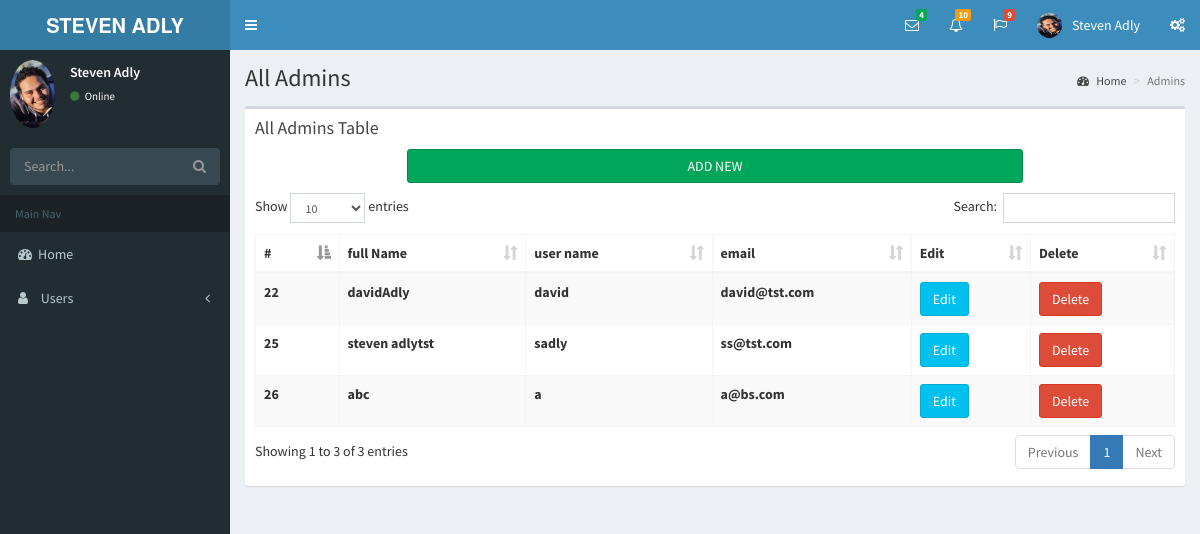
The page /app/admin/admins.php on the database its author committed.
### tables this page shows
CREATE TABLE IF NOT EXISTS `users` (
  `id` int(10) NOT NULL AUTO_INCREMENT,
  `full_name` varchar(60) NOT NULL,
  `user_name` varchar(20) NOT NULL,
  `email` varchar(60) NOT NULL,
  `password` varchar(60) NOT NULL,
  PRIMARY KEY (`id`),
  UNIQUE KEY `user_name` (`user_name`),
  UNIQUE KEY `email` (`email`)
);

### app/libs/user.lib.php (called while the page is built, shortened)
<?php
$tableNameUser = "users";
function getAll()
{
	global $dbh;
	global $tableNameUser;
	$sql = "SELECT * FROM $tableNameUser";
	$stm = $dbh->prepare($sql);
	if ($stm->execute()) {
		return $stm->fetchAll();
	} else {
		return false;
	}
}

### app/admin/admins.php (the view, shortened to what this page needs)
<?php
$users = getAll();
?>
  <div class="content-wrapper">
    <section class="content-header">
      <h1>
        All Admins
      </h1>
      <ol class="breadcrumb">
        <li><a href="#"><i class="fa fa-dashboard"></i> Home</a></li>
        <li class="active">Admins</li>
      </ol>
    </section>
    <section class="content">
      <div class="row">
        <div class="col-xs-12">
          <div class="box">
            <div class="box-header">
              <h3 class="box-title">All Admins Table</h3>
            </div>
            <div class="row">
              <div class="col-xs-8 col-xs-offset-2">
                                <?php
                                if (isset($_GET['edit'])){
                                    $user = getById($_GET['edit']);
                                    ?>
                                    <form action="" method="post">
                                        <input type="hidden" name="id" value="<?php echo $user['id']; ?>">
                                        <div class="modal-body">
                                            <div class="row">
                                                <div class="col-xs-12 col-md-6">
                                                    <div class="form-group">
                                                        <input type="text" class="form-control" placeholder="admin full name" name="fullname" value="<?php echo $user['full_name']; ?>">
                                                    </div>
                                                </div>
                                                <div class="col-xs-12 col-md-6">
                                                    <div class="form-group">
                                                        <input type="text" class="form-control" placeholder="username" name="username" value="<?php echo $user['user_name']; ?>">
                                                    </div>
                                                </div>
                                                <div class="col-xs-12">
                                                    <div class="form-group">
                                                        <input type="email" class="form-control" placeholder="email" name="email" value="<?php echo $user['email']; ?>">
                                                    </div>
                                                </div>
                                                <div class="col-xs-12 col-md-6">
                                                    <div class="form-group">
                                                        <input type="password" class="form-control" placeholder="password" name="password">
                                                    </div>
                                                </div>
                                                <div class="col-xs-12 col-md-6">
                                                    <div class="form-group">
                                                        <input type="password" class="form-control" placeholder="re password" name="repassword">
                                                    </div>
                                                </div>
                                            </div>
                                        </div>
                                        <div class="modal-footer">
                                            <button type="button" class="btn btn-default pull-left" data-dismiss="modal">Close</button>
                                            <button type="submit" class="btn btn-primary">Save changes</button>
                                        </div>
                                    </form>
                                    <?php
                                } else {
                                ?>
                                <button type="button" class="btn btn-success btn-block" data-toggle="modal" data-target="#add-new">
                                    ADD NEW
                                </button>
                                <?php } ?>
              </div>
            </div>
            <div class="box-body">
              <table id="table-courses" class="table table-bordered table-striped">
                <thead>
                <tr>
                  <th>#</th>
                  <th>full Name</th>
                  <th>user name</th>
                  <th>email</th>
                  <th>Edit</th>
                  <th>Delete</th>
                 </tr>
                </thead>
                <tbody>
                <tr>
                  <?php  foreach ($users as $user) {  ?>
                  <th><?php echo $user['id']; ?></th>
                  <th><?php echo $user['full_name']; ?></th>
                  <th><?php echo $user['user_name']; ?></th>
                  <th><?php echo $user['email']; ?></th>
                  <td><a href="<?php BASE_ADMIN; ?>?edit=<?php echo $user['id']; ?>" class="btn btn-info">Edit</a></td>
                  <td><a href="<?php BASE_ADMIN; ?>?del=<?php echo $user['id']; ?>" class="btn btn-danger">Delete</a></td>
                </tr>
                  <?php } ?>
                </tbody>
              </table>
            </div>
          </div>
        </div>
      </div>
    </section>
  </div>

### rows shown on the page
users: id "22", full_name "davidAdly", user_name "david", email "david@tst.com"
users: id "25", full_name "steven adlytst", user_name "sadly", email "ss@tst.com"
users: id "26", full_name "abc", user_name "a", email "a@bs.com"
